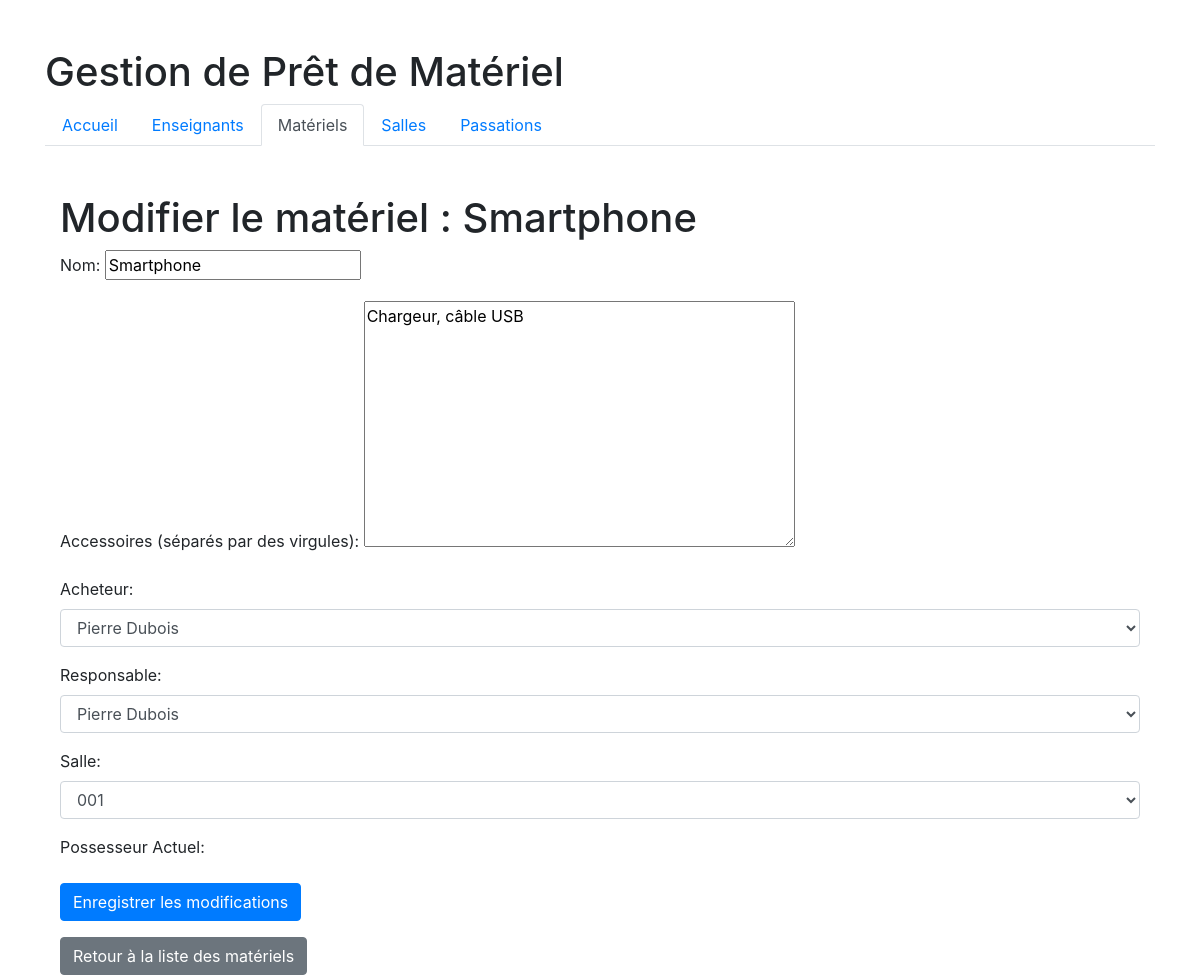
The page /modifier_materiel/8/ on the database its author committed.
### GestionMateriel/models.py (models this page shows, shortened)
class Materiel(models.Model):
    nom = models.CharField(max_length=100)
    accessoires = models.TextField(blank=True)
    acheteur = models.ForeignKey(Enseignant, on_delete=models.SET_NULL, null=True, related_name='materiels_achetes')
    responsable = models.ForeignKey(Enseignant, on_delete=models.SET_NULL, null=True,
                                    related_name='materiels_responsables')
    salle = models.ForeignKey(Salle, on_delete=models.SET_NULL, null=True)
    possesseur = models.ForeignKey(Enseignant, on_delete=models.SET_NULL, null=True, related_name='materiels_possedes')

### GestionMateriel/views.py (the view)
# urls.py: path('modifier_materiel/<int:id>/', views.modifier_materiel, name='modifier_materiel'),
def modifier_materiel(request, id):
    materiel = get_object_or_404(Materiel, pk=id)
    if request.method == 'POST':
        form = AjoutMaterielForm(request.POST, instance=materiel)
        if form.is_valid():
            form.save()
            return redirect('liste_materiels')
    else:
        form = AjoutMaterielForm(instance=materiel)
    return render(request, 'modifier_materiel.html', {'form': form, 'materiel': materiel})

### GestionMateriel/forms.py
class AjoutMaterielForm(forms.ModelForm):
    class Meta:
        model = Materiel
        fields = ['nom', 'accessoires', 'acheteur', 'responsable', 'salle']
        widgets = {
            'acheteur': forms.Select(attrs={'class': 'form-control'}),
            'responsable': forms.Select(attrs={'class': 'form-control'}),
            'salle': forms.Select(attrs={'class': 'form-control'}),
        }

### GestionMateriel/models.py (called while the page is built)
    def __str__(self):
        return f"{self.prenom} {self.nom}"

    def __str__(self):
        return self.numero

### templates/modifier_materiel.html (shortened to what this page needs)
{% extends 'base.html' %}
{% block materiels_active %}active{% endblock %}
{% block content %}
    <div class="container mt-5">
        <h1>Modifier le matériel : {{ materiel.nom }}</h1>
        <form method="post">
            <div class="form-group">
                <label for="id_nom">Nom:</label>
                {{ form.nom }}
            </div>
            <div class="form-group">
                <label for="id_accessoires">Accessoires (séparés par des virgules):</label>
                {{ form.accessoires }}
            </div>
            <div class="form-group">
                <label for="id_acheteur">Acheteur:</label>
                {{ form.acheteur }}
            </div>
            <div class="form-group">
                <label for="id_responsable">Responsable:</label>
                {{ form.responsable }}
            </div>
            <div class="form-group">
                <label for="id_salle">Salle:</label>
                {{ form.salle }}
            </div>
            <div class="form-group">
                <label for="id_possesseur">Possesseur Actuel:</label>
            </div>
            <button type="submit" class="btn btn-primary">Enregistrer les modifications</button>
        </form>
        <div class="mt-3">
            <a href="{% url 'liste_materiels' %}" class="btn btn-secondary">Retour à la liste des matériels</a>
        </div>
    </div>
{% endblock %}

### rows shown on the page
Materiel: nom "Smartphone", accessoires "Chargeur, câble USB", acheteur "Pierre Dubois", responsable "Pierre Dubois", salle "001"
